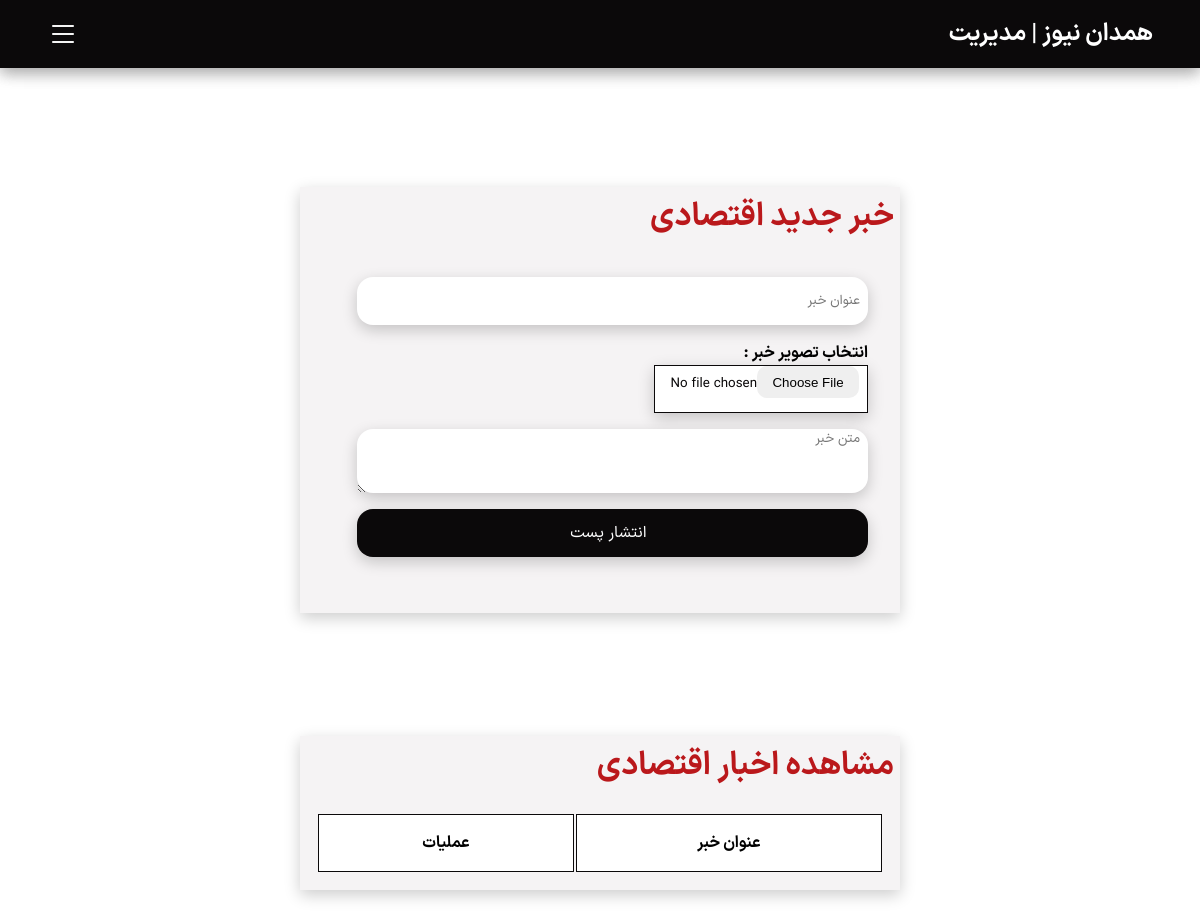
Page /panel/economic.php (signed in) on the earlier database version.
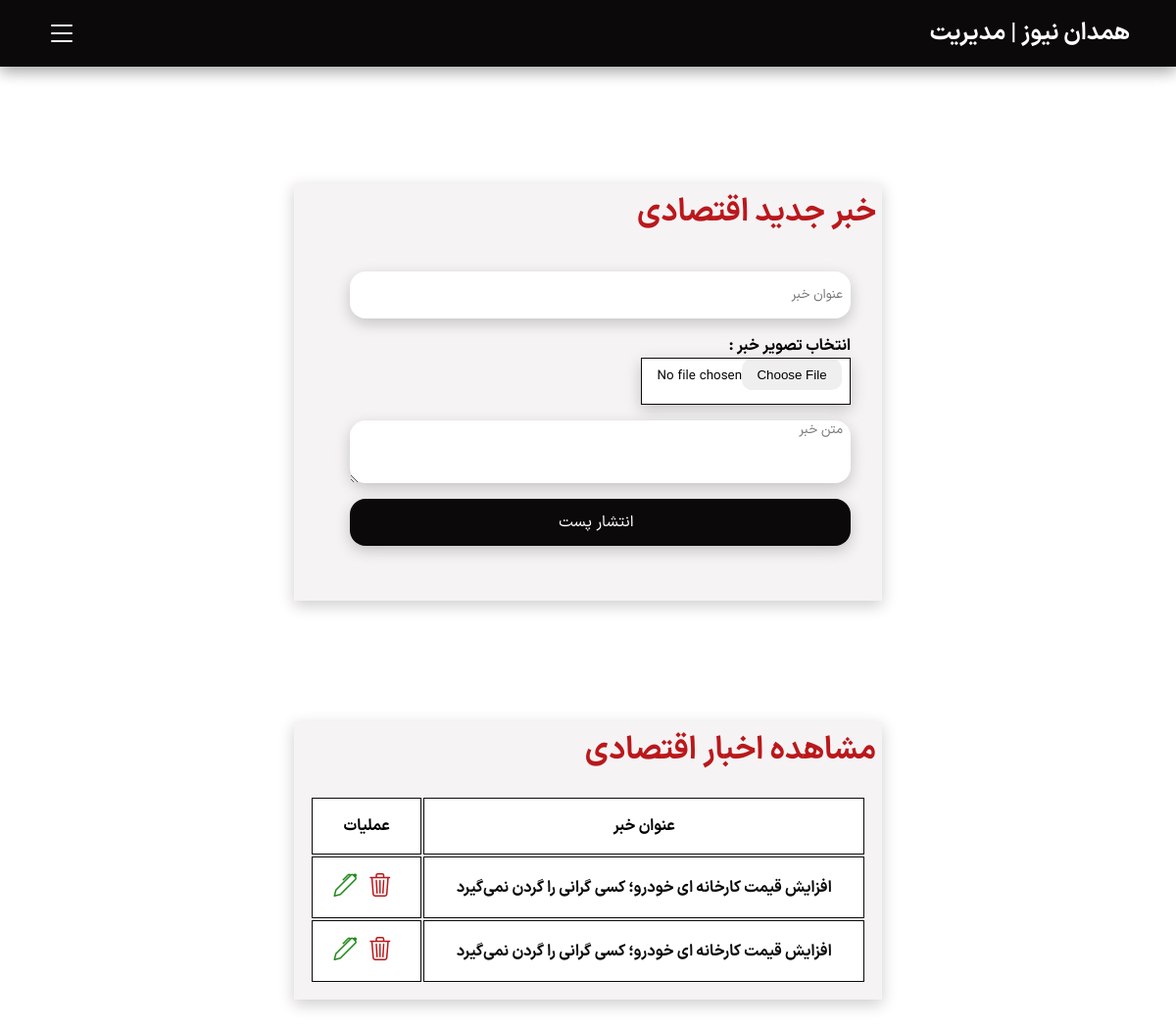
Same page on the later database version.
### tables this page shows
CREATE TABLE `economic` (
  `id` int(11) NOT NULL,
  `title` varchar(200) NOT NULL,
  `image` varchar(200) NOT NULL,
  `content` text NOT NULL,
  `Category` varchar(20) NOT NULL
);

### panel/economic.php (the view, shortened to what this page needs)
<html lang="en">
<head>
    <link rel="stylesheet" href="../Style/style.css" />
    <link rel="stylesheet" href="../style/bootstrap-icons.css" />
    <link rel="stylesheet" href="https://cdn.jsdelivr.net/npm/bootstrap-icons@1.11.3/font/bootstrap-icons.min.css" />
    <?php
    include "config.php";
    ?>
</head>
<body>
    <div class="all-web">
        <?php include "nav.php"; ?>
        <nav class="navbar navpanel">
            <div class="navbar-center">
                <div class="nav-header">
                    <h3>همدان نیوز | مدیریت</h3>
                    <button type="button" class="nav-toggle" id="nav-toggle">
                        <i class="bi bi-list"></i>
                    </button>
                </div>
            </div>
        </nav>
        <div class="panel-welocome">
            <div class="panel-box post-box">
                <h2 class="titr panel-titr">خبر جدید اقتصادی</h2>
                <div class="form-panel">
                    <form action="../code.php" method="Post" enctype="multipart/form-data">
                        <input type="text" placeholder="عنوان خبر " class="input-form" name="title" required />
                        <label>انتخاب تصویر خبر :</label><br />
                        <input class="input-form input-photo" type="file" name="files" required />
                        <textarea class="input-form textarea-form" placeholder="متن خبر " name="content"
                            required></textarea>
                        <input class="input-form submit-form" type="submit" name="btneconomicsend" value="انتشار پست" />
                        <br />
                    </form>
                </div>
            </div>
        </div>
        <div class=" panel-manage">
            <div class="panel-box post-box">
                <h2 class="titr panel-titr">مشاهده اخبار اقتصادی</h2>
                <div class="table-panel">
                    <table class="table-p">
                        <tr class="table-row">
                            <td class="table-col">عنوان خبر</td>
                            <td class="table-col">عملیات</td>
                        </tr>
                        <?php
                        $query = "SELECT * FROM `economic` ORDER BY `id` DESC";
                        $result = mysqli_query($link, $query);
                        while ($row = mysqli_fetch_array($result)) {
                            ?>
                            <tr class="table-row">
                                <td class="table-col to">
                                    <a href="<?php echo "../news-sport.php?postid=$row[id]" ?>">
                                        <?php echo "$row[title]" ?>
                                    </a>
                                </td>
                                <td class="table-col tl">
                                    <a href="<?php echo "../code.php?economicid=$row[id]" ?>"> <i
                                            class=" bi bi-trash3 b red"></i></a>
                                    <a href="<?php echo "edit-economic.php?postid=$row[id]" ?>"><i
                                            class="bi bi-pen b green"></i></a>
                                </td>
                            </tr>
                        <?php } ?>
                    </table>
                </div>
            </div>
        </div>
    </div>
</body>
</html>

Differences in the rows shown:
added economic: title "افزایش قیمت کارخانه ای خودرو‌؛ کسی گرانی را گردن نمی‌گیرد"
added economic: title "افزایش قیمت کارخانه ای خودرو‌؛ کسی گرانی را گردن نمی‌گیرد"
